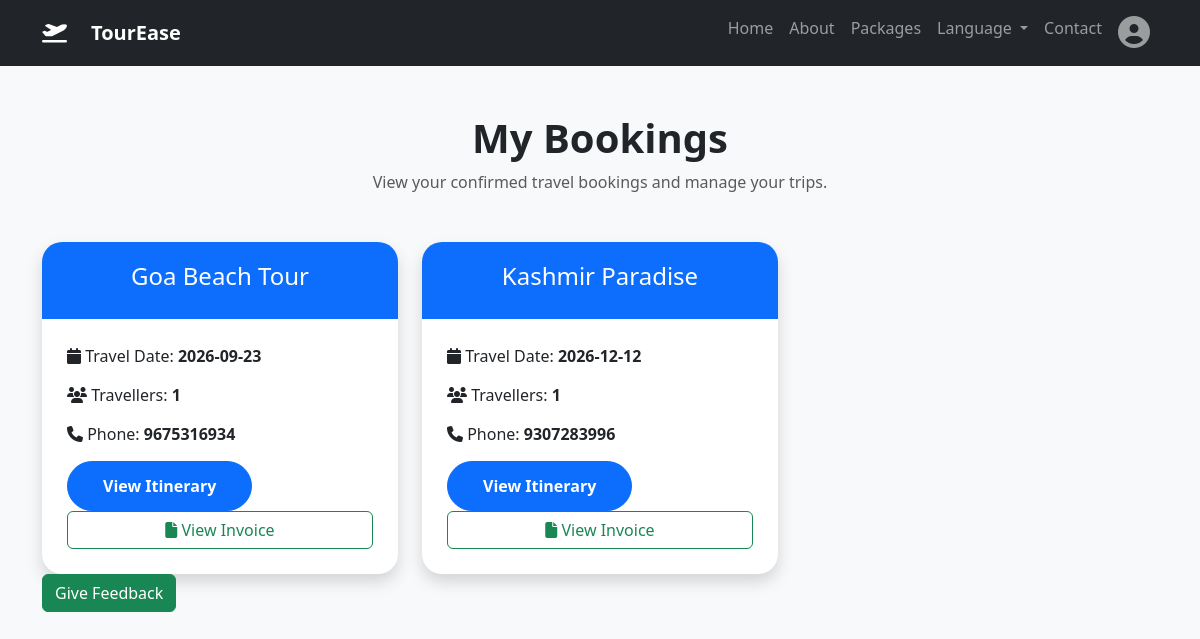
The app's page /my_bookings (signed in) with its own data.
### tables this page shows
CREATE TABLE bookings (
    id INTEGER PRIMARY KEY AUTOINCREMENT,
    name TEXT NOT NULL,
    email TEXT NOT NULL,
    phone TEXT NOT NULL,
    package_name TEXT NOT NULL,
    travel_date TEXT NOT NULL,
    travelers INTEGER NOT NULL,
    message TEXT,
    booking_date TEXT
);

### app.py (the view)
@app.route('/my_bookings')
def my_bookings():
    email = session.get("email")
    conn = sqlite3.connect("database.db")
    conn.row_factory = sqlite3.Row
    cursor = conn.cursor()
    cursor.execute(
        "SELECT * FROM bookings WHERE email=?",
        (email,)
    )
    bookings = cursor.fetchall()
    conn.close()
    return render_template(
        "my_bookings.html",
        bookings=bookings
    )

### templates/my_bookings.html (shortened to what this page needs)
{% extends "base.html" %}
{% block content %}
<section class="my-bookings-section py-5">
    <div class="container">
        <div class="text-center mb-5">
            <h1 class="fw-bold">My Bookings</h1>
            <p class="text-muted">
                View your confirmed travel bookings and manage your trips.
            </p>
        </div>
        {% if bookings %}
        <div class="row g-4">
            {% for booking in bookings %}
            <div class="col-md-6 col-lg-4">
                <div class="booking-box shadow">
                    <div class="booking-header">
                        <h4>{{ booking.package_name }}</h4>
                    </div>
                    <div class="booking-body">
                        <p>
                            <i class="fa fa-calendar"></i>
                            Travel Date:
                            <b>{{ booking.travel_date }}</b>
                        </p>
                        <p>
                            <i class="fa fa-users"></i>
                            Travellers:
                            <b>{{ booking.travelers }}</b>
                        </p>
                        <p>
                            <i class="fa fa-phone"></i>
                            Phone:
                            <b>{{ booking.phone }}</b>
                        </p>
                        <a href="{{ url_for('itinerary', booking_id=booking.id) }}"
                        class="btn btn-primary">
                        View Itinerary
                       </a>
                        <a href="{{ url_for('invoice', id=booking.id) }}"
   class="btn btn-outline-success w-100">
    <i class="fa fa-file"></i>
    View Invoice
</a>
                    </div>
                </div>
            </div>
            {% endfor %}
        </div>
        {% endif %}
<a href="/feedback" class="btn btn-success">
    Give Feedback
</a>
    </div>
</section>
{% endblock %}

### static/css/style.css (style rules this page uses)
.my-bookings-section { background:#f8f9fa; min-height:100vh; }
.booking-box { background:white; border-radius:20px; overflow:hidden; transition:0.3s; }
.booking-header { background:#0d6efd; color:white; padding:20px; text-align:center; }
.booking-body { padding:25px; }
.booking-body p { margin-bottom:15px; }
.btn-primary { padding: 12px 35px; border-radius: 50px; font-weight: 600; font-size: 1rem; }

### records on screen
bookings: package_name "Goa Beach Tour", travel_date "2026-09-23", travelers "1", phone "9675316934"
bookings: package_name "Kashmir Paradise", travel_date "2026-12-12", travelers "1", phone "9307283996"
